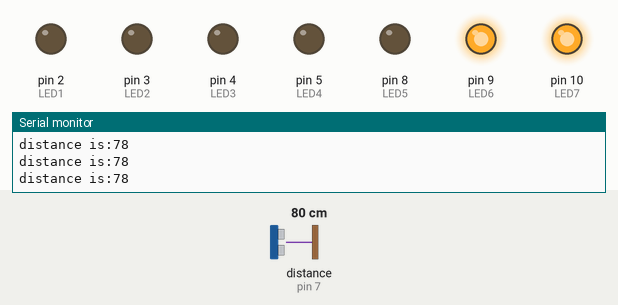
Recording of a sketch running on a simulated Arduino Uno, built with avr-gcc and run on an emulated ATmega328P. On the bench: output pins drawn as LEDs (lit = HIGH), the last lines printed to the serial monitor. Wiring (inferred from the names in the program): ultrasonic range finder: trigger pin 6; echo pin 7. The inputs (shaded band) are chosen by the test bench; at power-on: distance to the obstacle (sensor on pin 7) 80 cm. The echo pulse lasts 58.3 µs per cm; pins used as bus, display or sensor lines are not drawn.

Above: at 1.3 s.
1.4 s: distance to the obstacle (sensor on pin 7) set to 71 cm
2.9 s: distance to the obstacle (sensor on pin 7) set to 63 cm
At 3.6 s:
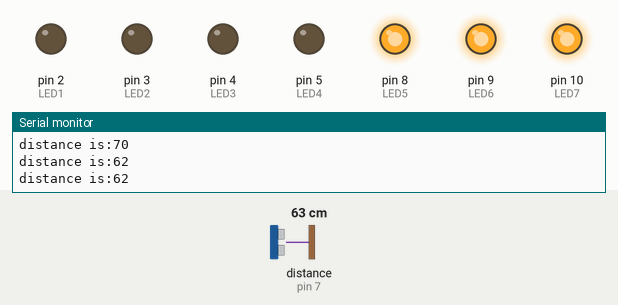
4.5 s: distance to the obstacle (sensor on pin 7) set to 51 cm
At 5.4 s:
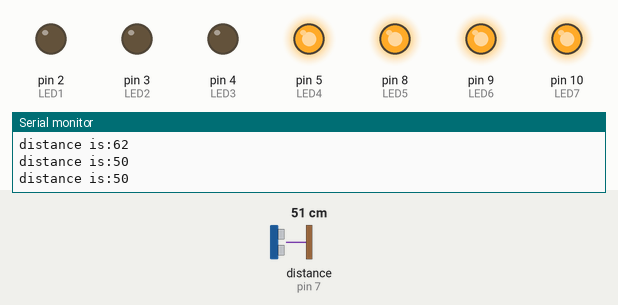
6.0 s: distance to the obstacle (sensor on pin 7) set to 43 cm
At 7.0 s:
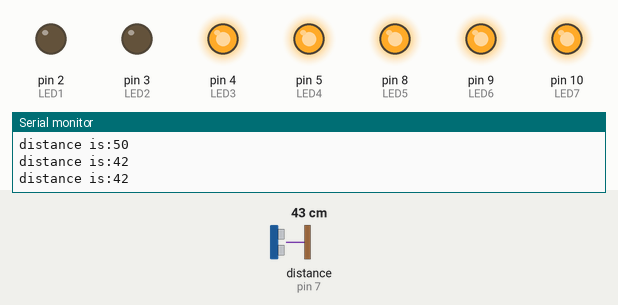
7.5 s: distance to the obstacle (sensor on pin 7) set to 2 cm
At 8.5 s:
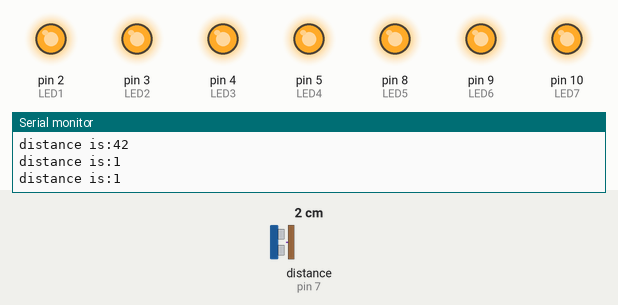
9.0 s: distance to the obstacle (sensor on pin 7) set to 35 cm
At 9.9 s:
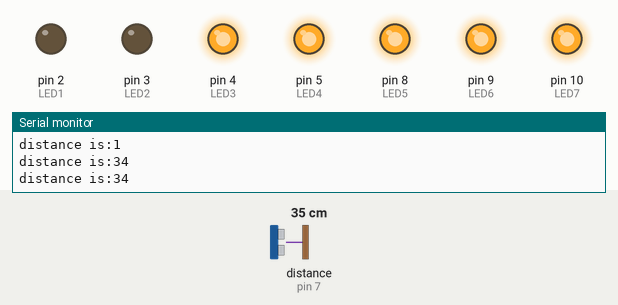
Timing chart, 0 to 11.5 s (numbered marks = the images above; inputs shaded):
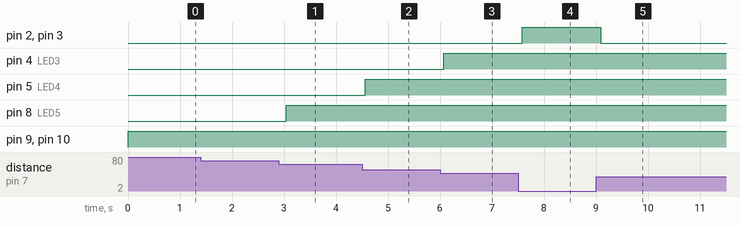

Measured:
- the behaviour switches between 69 and 68 cm on distance to the obstacle (sensor on pin 7) (found by bisection; images 0 and 1)
- the behaviour switches between 57 and 56 cm on distance to the obstacle (sensor on pin 7) (found by bisection; images 1 and 2)
- the behaviour switches between 47 and 46 cm on distance to the obstacle (sensor on pin 7) (found by bisection; images 2 and 3)
- after the input at 2.9 s, pin 8 (LED5): LOW → HIGH after 0.14 s
- after the input at 4.5 s, pin 5 (LED4): LOW → HIGH after 0.06 s
- after the input at 6.0 s, pin 4 (LED3): LOW → HIGH after 0.07 s
- after the input at 7.5 s, pin 2 (LED1), pin 3 (LED2): LOW → HIGH after 0.08 s
- after the input at 9.0 s, pin 2 (LED1), pin 3 (LED2): HIGH → LOW after 0.09 s

The sketch:

distance_led.ino
```cpp
//pin declarations for ultrasonic sensor
const int trig = 6;
const int echo = 7;
//pin decleration of led pins
const int LED1 = 2;
const int LED2 = 3;
const int LED3 = 4;
const int LED4 = 5;
const int LED5 = 8;
const int LED6 = 9;
const int LED7 = 10;
//variable for distance cal.
int duration = 0;
int distance = 0;

void setup()
{
  //initialising pins as input or output
  pinMode(trig , OUTPUT);
  pinMode(echo , INPUT);

  pinMode(LED1 , OUTPUT);
  pinMode(LED2 , OUTPUT);
  pinMode(LED3 , OUTPUT);
  pinMode(LED4 , OUTPUT);
  pinMode(LED5 , OUTPUT);
  pinMode(LED6 , OUTPUT);
  pinMode(LED7 , OUTPUT);
 //serial monitor is initialised
  Serial.begin(9600);

}

void loop()
{

  //distance calcultaed
  distance = distance_cal();
  //serial monitor prints distance
  Serial.print("distance is:");
  Serial.println(distance);

  //if conditions at various distance
  if ( distance <= 6)
  {
    digitalWrite(LED1, HIGH);

  }
  else
  {
    digitalWrite(LED1, LOW);
  }
  if ( distance <= 25 )
  {
    digitalWrite(LED2, HIGH);
  }
  else
  {
    digitalWrite(LED2, LOW);
  }
  if ( distance <= 45 )
  {
    digitalWrite(LED3, HIGH);
  }
  else
  {
    digitalWrite(LED3, LOW);
  }
  if ( distance <= 55 )
  {
    digitalWrite(LED4, HIGH);
  }
  else
  {
    digitalWrite(LED4, LOW);
  }
  if ( distance <= 67 )
  {
    digitalWrite(LED5, HIGH);
  }
  else
  {
    digitalWrite(LED5, LOW);
  }
  if ( distance <= 88 )
  {
    digitalWrite(LED6, HIGH);
  }
  else
  {
    digitalWrite(LED6, LOW);
  }
  if ( distance <= 110 )
  {
    digitalWrite(LED7, HIGH);
  }
  else
  {
    digitalWrite(LED7, LOW);
  }
  //measure at every half second
  delay(500);
}

//function.. to return distance
int distance_cal()
{
  digitalWrite(trig , HIGH);
  delayMicroseconds(1000);
  digitalWrite(trig , LOW);


  duration = pulseIn(echo , HIGH);
   distance = duration *0.034/2 ;
  return distance;
}
```
